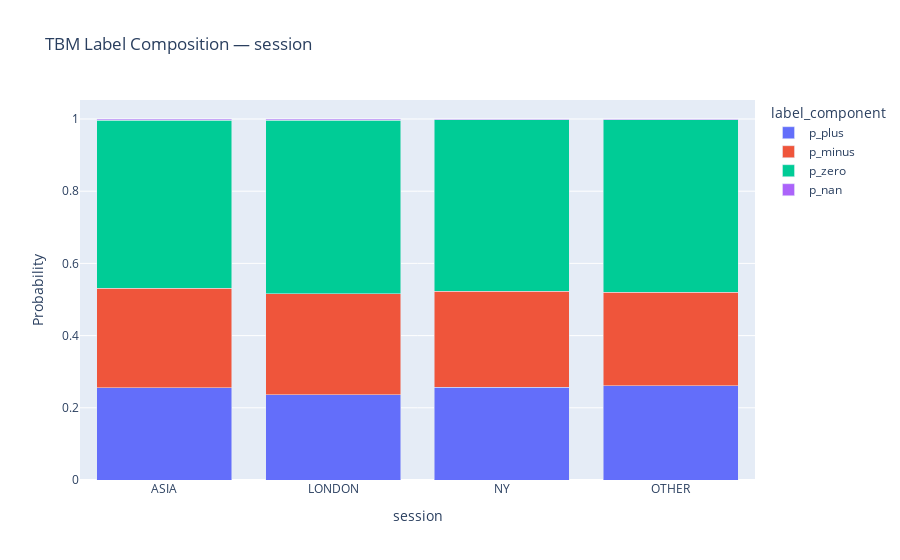

Notebook code cell kept with this figure:
### Markdown cell above
---

## D. Regime Edge (TBM Labels)

The **triple-barrier method (TBM)** evaluates every candle by simultaneously simulating a long and short trade with:
- **Take profit** at entry +/- 2.0x ATR
- **Stop loss** at entry -/+ 1.0x ATR
- **Timeout** after 24 bars (~24 hours) if neither barrier is hit

The oracle label assigned to each candle:
| Label | Meaning |
|-------|---------|
| **+1** | Long trade would have hit TP before SL |
| **-1** | Short trade would have hit TP before SL |
| **0** | Both sides timed out - no clear directional move |
| **NaN** | Whipsaw - both long and short hit their stop losses |

For each regime bucket, we compute:
- **`bias`** = P(+1) - P(-1) - positive means the bucket favors longs, negative favors shorts
- **`actionability`** = 1 - P(0) - P(NaN) - how often the bucket produces a clear directional outcome vs timeouts/whipsaws

A good candidate regime has **high |bias|**, **high actionability**, and **sufficient coverage** (sample size).

### Code cell
if "px" not in globals():
    import plotly.express as px
required = ["label_profile", "pairs", "sol"]
missing = [x for x in required if x not in globals()]
if missing:
    raise RuntimeError(f"Run prerequisite cells first. Missing: {missing}")

profile_1d = {
    "session": label_profile(sol, ["session"]),
    "trend_regime": label_profile(sol, ["trend_regime"]),
    "vol_regime": label_profile(sol, ["vol_regime"]),
}
profile_2d = {f"{a}__{b}": label_profile(sol, [a, b]) for a, b in pairs}
profile_3d = label_profile(sol, ["session", "trend_regime", "vol_regime"])

for key, tbl in profile_1d.items():
    melt = tbl[[key, "p_plus", "p_minus", "p_zero", "p_nan"]].melt(
        id_vars=[key], var_name="label_component", value_name="probability"
    )
    fig = px.bar(
        melt,
        x=key,
        y="probability",
        color="label_component",
        barmode="stack",
        title=f"TBM Label Composition — {key}",
    )
    fig.update_layout(yaxis_title="Probability")
    fig.show()

### Figure 1 — Plotly figure (JSON) as saved in the notebook; plotly's stock layout.template omitted (floating-point values rounded to 4 significant figures)
{"data": [{"hovertemplate": "label_component=p_plus<br>session=%{x}<br>probability=%{y}<extra></extra>", "legendgroup": "p_plus", "marker": {"color": "#636efa", "pattern": {"shape": ""}}, "name": "p_plus", "orientation": "v", "showlegend": true, "textposition": "auto", "type": "bar", "x": ["ASIA", "LONDON", "NY", "OTHER"], "xaxis": "x", "y": [0.2553, 0.2361, 0.2565, 0.2611], "yaxis": "y"}, {"hovertemplate": "label_component=p_minus<br>session=%{x}<br>probability=%{y}<extra></extra>", "legendgroup": "p_minus", "marker": {"color": "#EF553B", "pattern": {"shape": ""}}, "name": "p_minus", "orientation": "v", "showlegend": true, "textposition": "auto", "type": "bar", "x": ["ASIA", "LONDON", "NY", "OTHER"], "xaxis": "x", "y": [0.2754, 0.2798, 0.266, 0.2593], "yaxis": "y"}, {"hovertemplate": "label_component=p_zero<br>session=%{x}<br>probability=%{y}<extra></extra>", "legendgroup": "p_zero", "marker": {"color": "#00cc96", "pattern": {"shape": ""}}, "name": "p_zero", "orientation": "v", "showlegend": true, "textposition": "auto", "type": "bar", "x": ["ASIA", "LONDON", "NY", "OTHER"], "xaxis": "x", "y": [0.466, 0.4808, 0.4748, 0.4772], "yaxis": "y"}, {"hovertemplate": "label_component=p_nan<br>session=%{x}<br>probability=%{y}<extra></extra>", "legendgroup": "p_nan", "marker": {"color": "#ab63fa", "pattern": {"shape": ""}}, "name": "p_nan", "orientation": "v", "showlegend": true, "textposition": "auto", "type": "bar", "x": ["ASIA", "LONDON", "NY", "OTHER"], "xaxis": "x", "y": [0.003305, 0.003305, 0.002644, 0.002423], "yaxis": "y"}], "layout": {"barmode": "stack", "legend": {"title": {"text": "label_component"}, "tracegroupgap": 0}, "title": {"text": "TBM Label Composition — session"}, "xaxis": {"anchor": "y", "domain": [0, 1], "title": {"text": "session"}}, "yaxis": {"anchor": "x", "domain": [0, 1], "title": {"text": "Probability"}}}}
